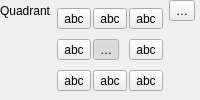
                          <widget class="QFrame" name="mPlacementQuadrantFrame">
                           <layout class="QGridLayout" name="gridLayout_19">
                            <property name="leftMargin">
                             <number>0</number>
                            </property>
                            <property name="topMargin">
                             <number>0</number>
                            </property>
                            <property name="rightMargin">
                             <number>0</number>
                            </property>
                            <property name="bottomMargin">
                             <number>0</number>
                            </property>
                            <item row="0" column="2">
                             <widget class="QgsPropertyOverrideButton" name="mPointQuadOffsetDDBtn">
                              <property name="text">
                               <string>…</string>
                              </property>
                             </widget>
                            </item>
                            <item row="0" column="1" rowspan="3">
                             <widget class="QFrame" name="mPlacementFixedQuadrantFrame">
                              <layout class="QGridLayout" name="gridLayout_3">
                               <property name="leftMargin">
                                <number>0</number>
                               </property>
                               <property name="topMargin">
                                <number>0</number>
                               </property>
                               <property name="rightMargin">
                                <number>0</number>
                               </property>
                               <property name="bottomMargin">
                                <number>0</number>
                               </property>
                               <property name="spacing">
                                <number>2</number>
                               </property>
                               <item row="1" column="1">
                                <widget class="QToolButton" name="mPointOffsetOver">
                                 <property name="text">
                                  <string>…</string>
                                 </property>
                                 <property name="icon">
                                  <iconset resource="../../images/images.qrc">
                                   <normaloff>:/images/themes/default/mIconLabelQuadrantCenter.svg</normaloff>:/images/themes/default/mIconLabelQuadrantCenter.svg</iconset>
                                 </property>
                                 <property name="iconSize">
                                  <size>
                                   <width>32</width>
                                   <height>18</height>
                                  </size>
                                 </property>
                                 <property name="checkable">
                                  <bool>true</bool>
                                 </property>
                                 <property name="checked">
                                  <bool>true</bool>
                                 </property>
                                </widget>
                               </item>
                               <item row="0" column="2">
                                <widget class="QToolButton" name="mPointOffsetAboveRight">
                                 <property name="text">
                                  <string>abc</string>
                                 </property>
                                 <property name="icon">
                                  <iconset resource="../../images/images.qrc">
                                   <normaloff>:/images/themes/default/mIconLabelQuadrantOffset.svg</normaloff>:/images/themes/default/mIconLabelQuadrantOffset.svg</iconset>
                                 </property>
                                 <property name="iconSize">
                                  <size>
                                   <width>32</width>
                                   <height>18</height>
                                  </size>
                                 </property>
                                 <property name="checkable">
                                  <bool>true</bool>
                                 </property>
                                </widget>
                               </item>
                               <item row="2" column="0">
                                <widget class="QToolButton" name="mPointOffsetBelowLeft">
                                 <property name="text">
                                  <string>abc</string>
                                 </property>
                                 <property name="icon">
                                  <iconset resource="../../images/images.qrc">
                                   <normaloff>:/images/themes/default/mIconLabelQuadrantOffset.svg</normaloff>:/images/themes/default/mIconLabelQuadrantOffset.svg</iconset>
                                 </property>
                                 <property name="iconSize">
                                  <size>
                                   <width>32</width>
                                   <height>18</height>
                                  </size>
                                 </property>
                                 <property name="checkable">
                                  <bool>true</bool>
                                 </property>
                                </widget>
                               </item>
                               <item row="1" column="0">
                                <widget class="QToolButton" name="mPointOffsetLeft">
                                 <property name="text">
                                  <string>abc</string>
                                 </property>
                                 <property name="icon">
                                  <iconset resource="../../images/images.qrc">
                                   <normaloff>:/images/themes/default/mIconLabelQuadrantOffset.svg</normaloff>:/images/themes/default/mIconLabelQuadrantOffset.svg</iconset>
                                 </property>
                                 <property name="iconSize">
                                  <size>
                                   <width>32</width>
                                   <height>18</height>
                                  </size>
                                 </property>
                                 <property name="checkable">
                                  <bool>true</bool>
                                 </property>
                                </widget>
                               </item>
                               <item row="0" column="0">
                                <widget class="QToolButton" name="mPointOffsetAboveLeft">
                                 <property name="text">
                                  <string>abc</string>
                                 </property>
                                 <property name="icon">
                                  <iconset resource="../../images/images.qrc">
                                   <normaloff>:/images/themes/default/mIconLabelQuadrantOffset.svg</normaloff>:/images/themes/default/mIconLabelQuadrantOffset.svg</iconset>
                                 </property>
                                 <property name="iconSize">
                                  <size>
                                   <width>32</width>
                                   <height>18</height>
                                  </size>
                                 </property>
                                 <property name="checkable">
                                  <bool>true</bool>
                                 </property>
                                </widget>
                               </item>
                               <item row="1" column="2">
                                <widget class="QToolButton" name="mPointOffsetRight">
                                 <property name="text">
                                  <string>abc</string>
                                 </property>
                                 <property name="icon">
                                  <iconset resource="../../images/images.qrc">
                                   <normaloff>:/images/themes/default/mIconLabelQuadrantOffset.svg</normaloff>:/images/themes/default/mIconLabelQuadrantOffset.svg</iconset>
                                 </property>
                                 <property name="iconSize">
                                  <size>
                                   <width>32</width>
                                   <height>18</height>
                                  </size>
                                 </property>
                                 <property name="checkable">
                                  <bool>true</bool>
                                 </property>
                                </widget>
                               </item>
                               <item row="2" column="1">
                                <widget class="QToolButton" name="mPointOffsetBelow">
                                 <property name="text">
                                  <string>abc</string>
                                 </property>
                                 <property name="icon">
                                  <iconset resource="../../images/images.qrc">
                                   <normaloff>:/images/themes/default/mIconLabelQuadrantOffset.svg</normaloff>:/images/themes/default/mIconLabelQuadrantOffset.svg</iconset>
                                 </property>
                                 <property name="iconSize">
                                  <size>
                                   <width>32</width>
                                   <height>18</height>
                                  </size>
                                 </property>
                                 <property name="checkable">
                                  <bool>true</bool>
                                 </property>
                                </widget>
                               </item>
                               <item row="2" column="2">
                                <widget class="QToolButton" name="mPointOffsetBelowRight">
                                 <property name="text">
                                  <string>abc</string>
                                 </property>
                                 <property name="icon">
                                  <iconset resource="../../images/images.qrc">
                                   <normaloff>:/images/themes/default/mIconLabelQuadrantOffset.svg</normaloff>:/images/themes/default/mIconLabelQuadrantOffset.svg</iconset>
                                 </property>
                                 <property name="iconSize">
                                  <size>
                                   <width>32</width>
                                   <height>18</height>
                                  </size>
                                 </property>
                                 <property name="checkable">
                                  <bool>true</bool>
                                 </property>
                                </widget>
                               </item>
                               <item row="0" column="1">
                                <widget class="QToolButton" name="mPointOffsetAbove">
                                 <property name="text">
                                  <string>abc</string>
                                 </property>
                                 <property name="icon">
                                  <iconset resource="../../images/images.qrc">
                                   <normaloff>:/images/themes/default/mIconLabelQuadrantOffset.svg</normaloff>:/images/themes/default/mIconLabelQuadrantOffset.svg</iconset>
                                 </property>
                                 <property name="iconSize">
                                  <size>
                                   <width>32</width>
                                   <height>18</height>
                                  </size>
                                 </property>
                                 <property name="checkable">
                                  <bool>true</bool>
                                 </property>
                                </widget>
                               </item>
                              </layout>
                             </widget>
                            </item>
                            <item row="0" column="0">
                             <widget class="QLabel" name="label_6">
                              <property name="sizePolicy">
                               <sizepolicy hsizetype="Maximum" vsizetype="Preferred">
                                <horstretch>0</horstretch>
                                <verstretch>0</verstretch>
                               </sizepolicy>
                              </property>
                              <property name="text">
                               <string>Quadrant</string>
                              </property>
                             </widget>
                            </item>
                            <item row="2" column="0">
                             <spacer name="horizontalSpacer_18">
                              <property name="orientation">
                               <enum>Qt::Orientation::Horizontal</enum>
                              </property>
                              <property name="sizeType">
                               <enum>QSizePolicy::Policy::Fixed</enum>
                              </property>
                              <property name="sizeHint" stdset="0">
                               <size>
                                <width>12</width>
                                <height>12</height>
                               </size>
                              </property>
                             </spacer>
                            </item>
                            <item row="0" column="3">
                             <spacer name="horizontalSpacer_16">
                              <property name="orientation">
                               <enum>Qt::Orientation::Horizontal</enum>
                              </property>
                              <property name="sizeHint" stdset="0">
                               <size>
                                <width>0</width>
                                <height>12</height>
                               </size>
                              </property>
                             </spacer>
                            </item>
                            <item row="1" column="0">
                             <spacer name="horizontalSpacer_17">
                              <property name="orientation">
                               <enum>Qt::Orientation::Horizontal</enum>
                              </property>
                              <property name="sizeType">
                               <enum>QSizePolicy::Policy::Fixed</enum>
                              </property>
                              <property name="sizeHint" stdset="0">
                               <size>
                                <width>12</width>
                                <height>12</height>
                               </size>
                              </property>
                             </spacer>
                            </item>
                           </layout>
                          </widget>
